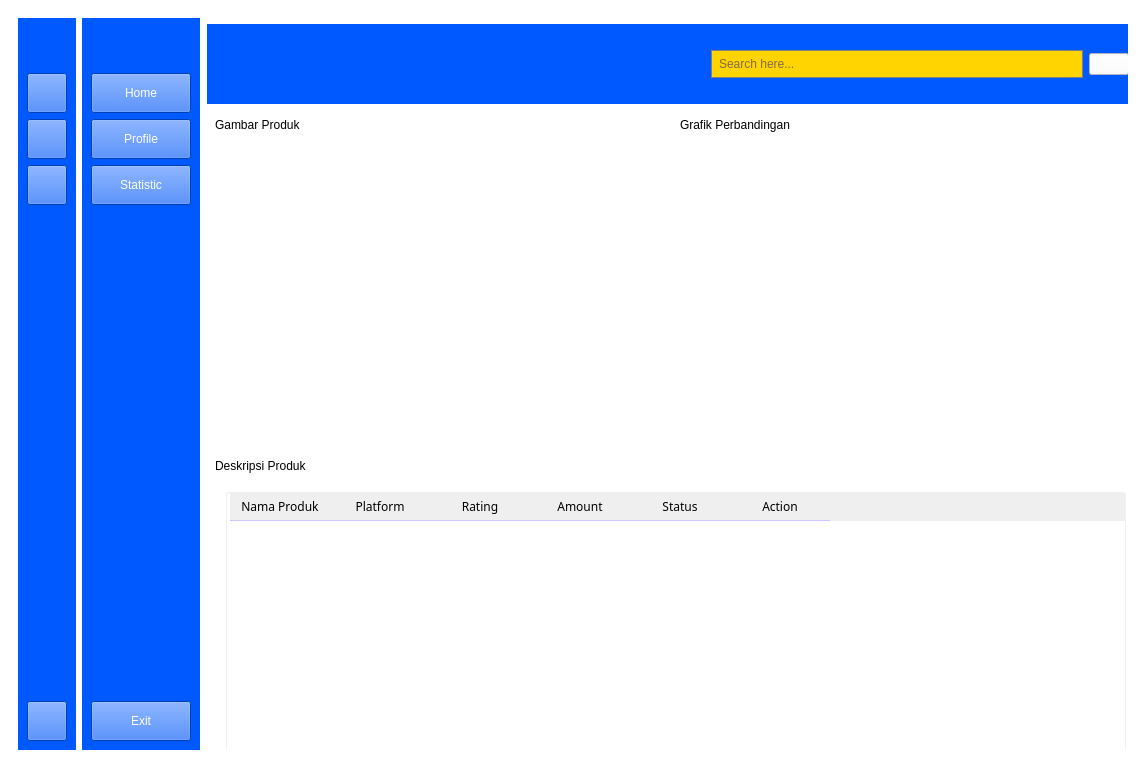
<?xml version="1.0" encoding="UTF-8"?>
<ui version="4.0">
 <class>MainWindow</class>
 <widget class="QMainWindow" name="MainWindow">
  <property name="geometry">
   <rect>
    <x>0</x>
    <y>0</y>
    <width>1146</width>
    <height>768</height>
   </rect>
  </property>
  <property name="sizePolicy">
   <sizepolicy hsizetype="Maximum" vsizetype="Maximum">
    <horstretch>0</horstretch>
    <verstretch>0</verstretch>
   </sizepolicy>
  </property>
  <property name="minimumSize">
   <size>
    <width>1080</width>
    <height>768</height>
   </size>
  </property>
  <property name="maximumSize">
   <size>
    <width>1440</width>
    <height>1024</height>
   </size>
  </property>
  <property name="windowTitle">
   <string>MainWindow</string>
  </property>
  <property name="styleSheet">
   <string notr="true">QMainWindow {
    background-color: white;
}</string>
  </property>
  <widget class="QWidget" name="centralwidget">
   <layout class="QGridLayout" name="gridLayout_3">
    <item row="0" column="0" rowspan="2" colspan="2">
     <widget class="QWidget" name="Window" native="true">
      <layout class="QGridLayout" name="gridLayout">
       <item row="0" column="1">
        <widget class="QWidget" name="extended_sidebar" native="true">
         <property name="sizePolicy">
          <sizepolicy hsizetype="Preferred" vsizetype="Expanding">
           <horstretch>0</horstretch>
           <verstretch>0</verstretch>
          </sizepolicy>
         </property>
         <property name="styleSheet">
          <string notr="true">background-color: rgb(0, 89, 255);</string>
         </property>
         <layout class="QVBoxLayout" name="verticalLayout_4">
          <item>
           <layout class="QHBoxLayout" name="horizontalLayout_3">
            <property name="spacing">
             <number>0</number>
            </property>
            <item>
             <widget class="QLabel" name="scrrap_logo_extend">
              <property name="minimumSize">
               <size>
                <width>40</width>
                <height>40</height>
               </size>
              </property>
              <property name="maximumSize">
               <size>
                <width>40</width>
                <height>40</height>
               </size>
              </property>
              <property name="styleSheet">
               <string notr="true">image: url(:/resource/SQ_Logo.png);</string>
              </property>
              <property name="text">
               <string/>
              </property>
             </widget>
            </item>
           </layout>
          </item>
          <item>
           <layout class="QVBoxLayout" name="verticalLayout_3">
            <item>
             <widget class="QPushButton" name="home_button_extend">
              <property name="enabled">
               <bool>true</bool>
              </property>
              <property name="minimumSize">
               <size>
                <width>100</width>
                <height>40</height>
               </size>
              </property>
              <property name="maximumSize">
               <size>
                <width>100</width>
                <height>40</height>
               </size>
              </property>
              <property name="layoutDirection">
               <enum>Qt::LeftToRight</enum>
              </property>
              <property name="styleSheet">
               <string notr="true">color: rgb(255, 255, 255);</string>
              </property>
              <property name="text">
               <string>Home</string>
              </property>
              <property name="icon">
               <iconset resource="../Asset/asset.qrc">
                <normaloff>:/resource/Home.png</normaloff>:/resource/Home.png</iconset>
              </property>
              <property name="iconSize">
               <size>
                <width>25</width>
                <height>25</height>
               </size>
              </property>
              <property name="checkable">
               <bool>true</bool>
              </property>
              <property name="autoExclusive">
               <bool>true</bool>
              </property>
             </widget>
            </item>
            <item>
             <widget class="QPushButton" name="profile_button_extend">
              <property name="minimumSize">
               <size>
                <width>100</width>
                <height>40</height>
               </size>
              </property>
              <property name="maximumSize">
               <size>
                <width>100</width>
                <height>40</height>
               </size>
              </property>
              <property name="styleSheet">
               <string notr="true">color: rgb(255, 255, 255);</string>
              </property>
              <property name="text">
               <string>Profile</string>
              </property>
              <property name="icon">
               <iconset resource="../Asset/asset.qrc">
                <normaloff>:/resource/Profile.png</normaloff>:/resource/Profile.png</iconset>
              </property>
              <property name="iconSize">
               <size>
                <width>25</width>
                <height>25</height>
               </size>
              </property>
              <property name="checkable">
               <bool>true</bool>
              </property>
              <property name="autoExclusive">
               <bool>true</bool>
              </property>
             </widget>
            </item>
            <item>
             <widget class="QPushButton" name="stat_button_extend">
              <property name="minimumSize">
               <size>
                <width>100</width>
                <height>40</height>
               </size>
              </property>
              <property name="maximumSize">
               <size>
                <width>100</width>
                <height>40</height>
               </size>
              </property>
              <property name="styleSheet">
               <string notr="true">color: rgb(255, 255, 255);</string>
              </property>
              <property name="text">
               <string>Statistic</string>
              </property>
              <property name="icon">
               <iconset resource="../Asset/asset.qrc">
                <normaloff>:/resource/Stats.png</normaloff>:/resource/Stats.png</iconset>
              </property>
              <property name="iconSize">
               <size>
                <width>25</width>
                <height>25</height>
               </size>
              </property>
              <property name="checkable">
               <bool>true</bool>
              </property>
              <property name="autoExclusive">
               <bool>true</bool>
              </property>
             </widget>
            </item>
            <item>
             <spacer name="verticalSpacer_2">
              <property name="orientation">
               <enum>Qt::Vertical</enum>
              </property>
              <property name="sizeHint" stdset="0">
               <size>
                <width>20</width>
                <height>40</height>
               </size>
              </property>
             </spacer>
            </item>
           </layout>
          </item>
          <item>
           <widget class="QPushButton" name="exit_button_extend">
            <property name="minimumSize">
             <size>
              <width>100</width>
              <height>40</height>
             </size>
            </property>
            <property name="maximumSize">
             <size>
              <width>100</width>
              <height>40</height>
             </size>
            </property>
            <property name="styleSheet">
             <string notr="true">color: rgb(255, 255, 255);</string>
            </property>
            <property name="text">
             <string>Exit</string>
            </property>
            <property name="icon">
             <iconset resource="../Asset/asset.qrc">
              <normaloff>:/resource/Close.png</normaloff>:/resource/Close.png</iconset>
            </property>
            <property name="iconSize">
             <size>
              <width>25</width>
              <height>25</height>
             </size>
            </property>
            <property name="checkable">
             <bool>true</bool>
            </property>
            <property name="autoExclusive">
             <bool>true</bool>
            </property>
           </widget>
          </item>
         </layout>
        </widget>
       </item>
       <item row="0" column="0">
        <widget class="QWidget" name="short_sidebar" native="true">
         <property name="sizePolicy">
          <sizepolicy hsizetype="Preferred" vsizetype="Expanding">
           <horstretch>0</horstretch>
           <verstretch>0</verstretch>
          </sizepolicy>
         </property>
         <property name="styleSheet">
          <string notr="true">background-color: rgb(0, 89, 255);</string>
         </property>
         <layout class="QVBoxLayout" name="verticalLayout_2">
          <item>
           <widget class="QLabel" name="scrap_logo">
            <property name="minimumSize">
             <size>
              <width>40</width>
              <height>40</height>
             </size>
            </property>
            <property name="maximumSize">
             <size>
              <width>40</width>
              <height>40</height>
             </size>
            </property>
            <property name="styleSheet">
             <string notr="true">image: url(:/resource/SQ_Logo.png);</string>
            </property>
            <property name="text">
             <string/>
            </property>
           </widget>
          </item>
          <item>
           <layout class="QVBoxLayout" name="verticalLayout">
            <item>
             <widget class="QPushButton" name="home_button">
              <property name="enabled">
               <bool>true</bool>
              </property>
              <property name="minimumSize">
               <size>
                <width>40</width>
                <height>40</height>
               </size>
              </property>
              <property name="maximumSize">
               <size>
                <width>40</width>
                <height>40</height>
               </size>
              </property>
              <property name="layoutDirection">
               <enum>Qt::LeftToRight</enum>
              </property>
              <property name="text">
               <string/>
              </property>
              <property name="icon">
               <iconset resource="../Asset/asset.qrc">
                <normaloff>:/resource/Home.png</normaloff>:/resource/Home.png</iconset>
              </property>
              <property name="iconSize">
               <size>
                <width>25</width>
                <height>25</height>
               </size>
              </property>
              <property name="checkable">
               <bool>true</bool>
              </property>
              <property name="autoExclusive">
               <bool>true</bool>
              </property>
             </widget>
            </item>
            <item>
             <widget class="QPushButton" name="profile_button">
              <property name="minimumSize">
               <size>
                <width>40</width>
                <height>40</height>
               </size>
              </property>
              <property name="maximumSize">
               <size>
                <width>40</width>
                <height>40</height>
               </size>
              </property>
              <property name="text">
               <string/>
              </property>
              <property name="icon">
               <iconset resource="../Asset/asset.qrc">
                <normaloff>:/resource/Profile.png</normaloff>:/resource/Profile.png</iconset>
              </property>
              <property name="iconSize">
               <size>
                <width>25</width>
                <height>25</height>
               </size>
              </property>
              <property name="checkable">
               <bool>true</bool>
              </property>
              <property name="autoExclusive">
               <bool>true</bool>
              </property>
             </widget>
            </item>
            <item>
             <widget class="QPushButton" name="stat_button">
              <property name="minimumSize">
               <size>
                <width>40</width>
                <height>40</height>
               </size>
              </property>
              <property name="maximumSize">
               <size>
                <width>40</width>
                <height>40</height>
               </size>
              </property>
              <property name="text">
               <string/>
              </property>
              <property name="icon">
               <iconset resource="../Asset/asset.qrc">
                <normaloff>:/resource/Stats.png</normaloff>:/resource/Stats.png</iconset>
              </property>
              <property name="iconSize">
               <size>
                <width>25</width>
                <height>25</height>
               </size>
              </property>
              <property name="checkable">
               <bool>true</bool>
              </property>
              <property name="autoExclusive">
               <bool>true</bool>
              </property>
             </widget>
            </item>
           </layout>
          </item>
          <item>
           <spacer name="verticalSpacer">
            <property name="orientation">
             <enum>Qt::Vertical</enum>
            </property>
            <property name="sizeHint" stdset="0">
             <size>
              <width>20</width>
              <height>40</height>
             </size>
            </property>
           </spacer>
          </item>
          <item>
           <widget class="QPushButton" name="exit_button">
            <property name="minimumSize">
             <size>
              <width>40</width>
              <height>40</height>
             </size>
            </property>
            <property name="maximumSize">
             <size>
              <width>40</width>
              <height>40</height>
             </size>
            </property>
            <property name="text">
             <string/>
            </property>
            <property name="icon">
             <iconset resource="../Asset/asset.qrc">
              <normaloff>:/resource/Close.png</normaloff>:/resource/Close.png</iconset>
            </property>
            <property name="iconSize">
             <size>
              <width>25</width>
              <height>25</height>
             </size>
            </property>
            <property name="checkable">
             <bool>true</bool>
            </property>
            <property name="autoExclusive">
             <bool>true</bool>
            </property>
           </widget>
          </item>
         </layout>
        </widget>
       </item>
       <item row="0" column="2">
        <widget class="QWidget" name="content" native="true">
         <property name="sizePolicy">
          <sizepolicy hsizetype="Expanding" vsizetype="Expanding">
           <horstretch>0</horstretch>
           <verstretch>0</verstretch>
          </sizepolicy>
         </property>
         <widget class="QWidget" name="header" native="true">
          <property name="geometry">
           <rect>
            <x>1</x>
            <y>6</y>
            <width>931</width>
            <height>80</height>
           </rect>
          </property>
          <property name="sizePolicy">
           <sizepolicy hsizetype="Preferred" vsizetype="Fixed">
            <horstretch>0</horstretch>
            <verstretch>0</verstretch>
           </sizepolicy>
          </property>
          <property name="minimumSize">
           <size>
            <width>0</width>
            <height>80</height>
           </size>
          </property>
          <property name="maximumSize">
           <size>
            <width>16777215</width>
            <height>70</height>
           </size>
          </property>
          <property name="styleSheet">
           <string notr="true">background-color: rgb(0, 89, 255);</string>
          </property>
          <layout class="QGridLayout" name="gridLayout_4">
           <item row="0" column="0">
            <widget class="QWidget" name="head_content" native="true">
             <property name="sizePolicy">
              <sizepolicy hsizetype="Preferred" vsizetype="Expanding">
               <horstretch>0</horstretch>
               <verstretch>0</verstretch>
              </sizepolicy>
             </property>
             <property name="minimumSize">
              <size>
               <width>0</width>
               <height>55</height>
              </size>
             </property>
             <property name="styleSheet">
              <string notr="true">QWidget {
background-color: rgb(0, 89, 255);
}</string>
             </property>
             <layout class="QHBoxLayout" name="horizontalLayout_2">
              <item>
               <widget class="QPushButton" name="menu_button">
                <property name="styleSheet">
                 <string notr="true">border: none;</string>
                </property>
                <property name="text">
                 <string/>
                </property>
                <property name="icon">
                 <iconset resource="../Asset/asset.qrc">
                  <normaloff>:/resource/Menu Icon.png</normaloff>:/resource/Menu Icon.png</iconset>
                </property>
                <property name="iconSize">
                 <size>
                  <width>25</width>
                  <height>25</height>
                 </size>
                </property>
                <property name="checkable">
                 <bool>true</bool>
                </property>
                <property name="checked">
                 <bool>true</bool>
                </property>
                <property name="autoExclusive">
                 <bool>false</bool>
                </property>
               </widget>
              </item>
              <item>
               <widget class="QPushButton" name="scrap_home_logo">
                <property name="sizePolicy">
                 <sizepolicy hsizetype="Minimum" vsizetype="Fixed">
                  <horstretch>0</horstretch>
                  <verstretch>0</verstretch>
                 </sizepolicy>
                </property>
                <property name="styleSheet">
                 <string notr="true">
border: none;</string>
                </property>
                <property name="text">
                 <string/>
                </property>
                <property name="icon">
                 <iconset resource="../Asset/asset.qrc">
                  <normaloff>:/resource/ScrapQt.png</normaloff>:/resource/ScrapQt.png</iconset>
                </property>
                <property name="iconSize">
                 <size>
                  <width>200</width>
                  <height>100</height>
                 </size>
                </property>
               </widget>
              </item>
              <item>
               <spacer name="horizontalSpacer">
                <property name="orientation">
                 <enum>Qt::Horizontal</enum>
                </property>
                <property name="sizeHint" stdset="0">
                 <size>
                  <width>40</width>
                  <height>20</height>
                 </size>
                </property>
               </spacer>
              </item>
              <item>
               <layout class="QHBoxLayout" name="horizontalLayout">
                <item>
                 <widget class="QLineEdit" name="search_bar">
                  <property name="styleSheet">
                   <string notr="true">QLineEdit {
    background-color: rgb(255, 212, 0);
    color: darkblue;
    border: 1px solid gray;
    padding: 5px;
}</string>
                  </property>
                  <property name="text">
                   <string/>
                  </property>
                  <property name="placeholderText">
                   <string>Search here...</string>
                  </property>
                 </widget>
                </item>
                <item>
                 <widget class="QPushButton" name="search_button">
                  <property name="styleSheet">
                   <string notr="true">background-color: rgb(255, 255, 255);</string>
                  </property>
                  <property name="text">
                   <string/>
                  </property>
                  <property name="icon">
                   <iconset resource="../Asset/asset.qrc">
                    <normaloff>:/resource/Search.png</normaloff>:/resource/Search.png</iconset>
                  </property>
                  <property name="iconSize">
                   <size>
                    <width>25</width>
                    <height>25</height>
                   </size>
                  </property>
                 </widget>
                </item>
               </layout>
              </item>
             </layout>
            </widget>
           </item>
          </layout>
          <zorder>menu_button</zorder>
          <zorder>scrap_home_logo</zorder>
          <zorder>head_content</zorder>
         </widget>
         <widget class="QWidget" name="">
          <property name="geometry">
           <rect>
            <x>1</x>
            <y>87</y>
            <width>931</width>
            <height>660</height>
           </rect>
          </property>
          <layout class="QGridLayout" name="gridLayout_2">
           <item row="1" column="2">
            <widget class="QLabel" name="grafik_perbandingan">
             <property name="styleSheet">
              <string notr="true">image: url(:/resource/Placeholder.jpg);</string>
             </property>
             <property name="text">
              <string/>
             </property>
            </widget>
           </item>
           <item row="2" column="1" colspan="2">
            <spacer name="verticalSpacer_3">
             <property name="orientation">
              <enum>Qt::Vertical</enum>
             </property>
             <property name="sizeType">
              <enum>QSizePolicy::Fixed</enum>
             </property>
             <property name="sizeHint" stdset="0">
              <size>
               <width>20</width>
               <height>20</height>
              </size>
             </property>
            </spacer>
           </item>
           <item row="0" column="1">
            <widget class="QLabel" name="gambar_produk_title">
             <property name="maximumSize">
              <size>
               <width>16777215</width>
               <height>40</height>
              </size>
             </property>
             <property name="styleSheet">
              <string notr="true">font: 87 12pt &quot;Segoe UI Black&quot;;</string>
             </property>
             <property name="text">
              <string>Gambar Produk</string>
             </property>
            </widget>
           </item>
           <item row="5" column="1" colspan="2">
            <spacer name="verticalSpacer_4">
             <property name="orientation">
              <enum>Qt::Vertical</enum>
             </property>
             <property name="sizeType">
              <enum>QSizePolicy::Fixed</enum>
             </property>
             <property name="sizeHint" stdset="0">
              <size>
               <width>20</width>
               <height>5</height>
              </size>
             </property>
            </spacer>
           </item>
           <item row="3" column="1" colspan="2">
            <widget class="QLabel" name="deskripsi_produk_title">
             <property name="maximumSize">
              <size>
               <width>16777215</width>
               <height>40</height>
              </size>
             </property>
             <property name="styleSheet">
              <string notr="true">font: 87 12pt &quot;Segoe UI Black&quot;;</string>
             </property>
             <property name="text">
              <string>Deskripsi Produk</string>
             </property>
            </widget>
           </item>
           <item row="1" column="1">
            <widget class="QLabel" name="gambar_produk">
             <property name="styleSheet">
              <string notr="true">image: url(:/resource/Placeholder.jpg);</string>
             </property>
             <property name="text">
              <string/>
             </property>
            </widget>
           </item>
           <item row="0" column="0" rowspan="5">
            <spacer name="horizontalSpacer_2">
             <property name="orientation">
              <enum>Qt::Horizontal</enum>
             </property>
             <property name="sizeType">
              <enum>QSizePolicy::Fixed</enum>
             </property>
             <property name="sizeHint" stdset="0">
              <size>
               <width>8</width>
               <height>5</height>
              </size>
             </property>
            </spacer>
           </item>
           <item row="0" column="2">
            <widget class="QLabel" name="grafik_perbandingan_title">
             <property name="maximumSize">
              <size>
               <width>16777215</width>
               <height>40</height>
              </size>
             </property>
             <property name="styleSheet">
              <string notr="true">font: 87 12pt &quot;Segoe UI Black&quot;;</string>
             </property>
             <property name="text">
              <string>Grafik Perbandingan</string>
             </property>
            </widget>
           </item>
           <item row="4" column="1" colspan="2" alignment="Qt::AlignHCenter">
            <widget class="QTableWidget" name="tabel_produk">
             <property name="sizePolicy">
              <sizepolicy hsizetype="Maximum" vsizetype="Preferred">
               <horstretch>0</horstretch>
               <verstretch>0</verstretch>
              </sizepolicy>
             </property>
             <property name="minimumSize">
              <size>
               <width>900</width>
               <height>0</height>
              </size>
             </property>
             <property name="styleSheet">
              <string notr="true">QTableView {
	border-radius: 3px;
	border: 1px solid #f0f0f0;
}

QHeaderView::section{
	border: none;
	border-bottom: 1px solid #d0c6ff;
	text-align: left;
	padding: 3px 5px;
	font-family: Segoe UI Semibold;
	font-size: 12;
}

QTableWidget {
	color: #000;
	padding-left: 3px;
}</string>
             </property>
             <column>
              <property name="text">
               <string>Nama Produk</string>
              </property>
             </column>
             <column>
              <property name="text">
               <string>Platform</string>
              </property>
             </column>
             <column>
              <property name="text">
               <string>Rating</string>
              </property>
             </column>
             <column>
              <property name="text">
               <string>Amount</string>
              </property>
             </column>
             <column>
              <property name="text">
               <string>Status</string>
              </property>
             </column>
             <column>
              <property name="text">
               <string>Action</string>
              </property>
             </column>
            </widget>
           </item>
          </layout>
          <zorder>grafik_perbandingan</zorder>
          <zorder>gambar_produk_title</zorder>
          <zorder>grafik_perbandingan_title</zorder>
          <zorder>gambar_produk</zorder>
          <zorder>tabel_produk</zorder>
          <zorder>deskripsi_produk_title</zorder>
         </widget>
        </widget>
       </item>
      </layout>
     </widget>
    </item>
   </layout>
  </widget>
 </widget>
 <resources>
  <include location="../Asset/asset.qrc"/>
 </resources>
 <connections>
  <connection>
   <sender>menu_button</sender>
   <signal>toggled(bool)</signal>
   <receiver>short_sidebar</receiver>
   <slot>setHidden(bool)</slot>
   <hints>
    <hint type="sourcelabel">
     <x>216</x>
     <y>52</y>
    </hint>
    <hint type="destinationlabel">
     <x>68</x>
     <y>62</y>
    </hint>
   </hints>
  </connection>
  <connection>
   <sender>menu_button</sender>
   <signal>toggled(bool)</signal>
   <receiver>extended_sidebar</receiver>
   <slot>setVisible(bool)</slot>
   <hints>
    <hint type="sourcelabel">
     <x>221</x>
     <y>40</y>
    </hint>
    <hint type="destinationlabel">
     <x>173</x>
     <y>42</y>
    </hint>
   </hints>
  </connection>
 </connections>
</ui>
